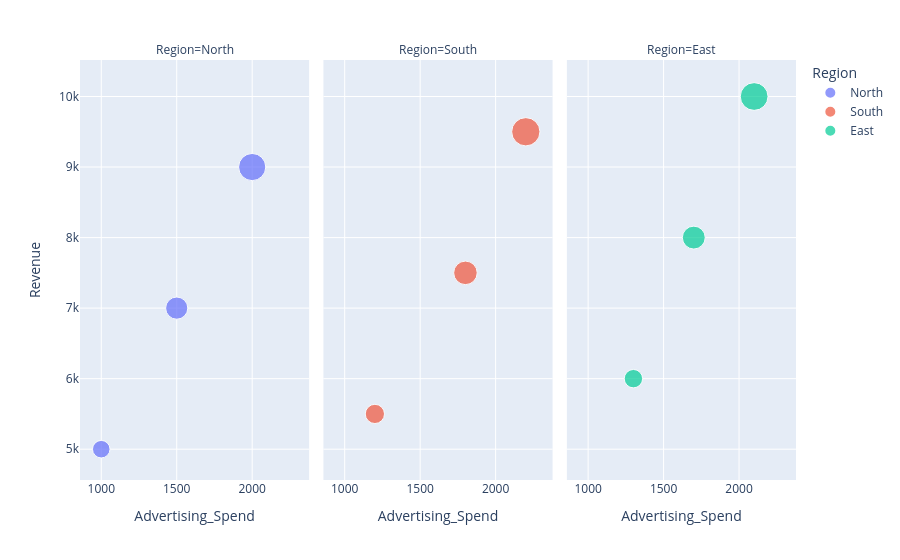

Notebook source saved alongside this figure:
### Code cell
px.scatter(data_frame=df_sales,x="Advertising_Spend",y="Revenue",color="Region",size="Profit",facet_col="Region")

### Figure 1 — Plotly figure (JSON) as saved in the notebook; plotly's stock layout.template omitted (floating-point values rounded to 4 significant figures)
{"data": [{"hovertemplate": "Region=North<br>Advertising_Spend=%{x}<br>Revenue=%{y}<br>Profit=%{marker.size}<extra></extra>", "legendgroup": "North", "marker": {"color": "#636efa", "size": [500, 800, 1200], "sizemode": "area", "sizeref": 3.25, "symbol": "circle"}, "mode": "markers", "name": "North", "orientation": "v", "showlegend": true, "type": "scatter", "x": [1000, 1500, 2000], "xaxis": "x", "y": [5000, 7000, 9000], "yaxis": "y"}, {"hovertemplate": "Region=South<br>Advertising_Spend=%{x}<br>Revenue=%{y}<br>Profit=%{marker.size}<extra></extra>", "legendgroup": "South", "marker": {"color": "#EF553B", "size": [600, 900, 1300], "sizemode": "area", "sizeref": 3.25, "symbol": "circle"}, "mode": "markers", "name": "South", "orientation": "v", "showlegend": true, "type": "scatter", "x": [1200, 1800, 2200], "xaxis": "x2", "y": [5500, 7500, 9500], "yaxis": "y2"}, {"hovertemplate": "Region=East<br>Advertising_Spend=%{x}<br>Revenue=%{y}<br>Profit=%{marker.size}<extra></extra>", "legendgroup": "East", "marker": {"color": "#00cc96", "size": [550, 850, 1250], "sizemode": "area", "sizeref": 3.25, "symbol": "circle"}, "mode": "markers", "name": "East", "orientation": "v", "showlegend": true, "type": "scatter", "x": [1300, 1700, 2100], "xaxis": "x3", "y": [6000, 8000, 10000], "yaxis": "y3"}], "layout": {"annotations": [{"font": {}, "showarrow": false, "text": "Region=North", "x": 0.16, "xanchor": "center", "xref": "paper", "y": 1, "yanchor": "bottom", "yref": "paper"}, {"font": {}, "showarrow": false, "text": "Region=South", "x": 0.5, "xanchor": "center", "xref": "paper", "y": 1, "yanchor": "bottom", "yref": "paper"}, {"font": {}, "showarrow": false, "text": "Region=East", "x": 0.84, "xanchor": "center", "xref": "paper", "y": 1, "yanchor": "bottom", "yref": "paper"}], "legend": {"itemsizing": "constant", "title": {"text": "Region"}, "tracegroupgap": 0}, "margin": {"t": 60}, "xaxis": {"anchor": "y", "domain": [0, 0.32], "title": {"text": "Advertising_Spend"}}, "xaxis2": {"anchor": "y2", "domain": [0.34, 0.66], "matches": "x", "title": {"text": "Advertising_Spend"}}, "xaxis3": {"anchor": "y3", "domain": [0.68, 1.0], "matches": "x", "title": {"text": "Advertising_Spend"}}, "yaxis": {"anchor": "x", "domain": [0, 1], "title": {"text": "Revenue"}}, "yaxis2": {"anchor": "x2", "domain": [0, 1], "matches": "y", "showticklabels": false}, "yaxis3": {"anchor": "x3", "domain": [0, 1], "matches": "y", "showticklabels": false}}}
